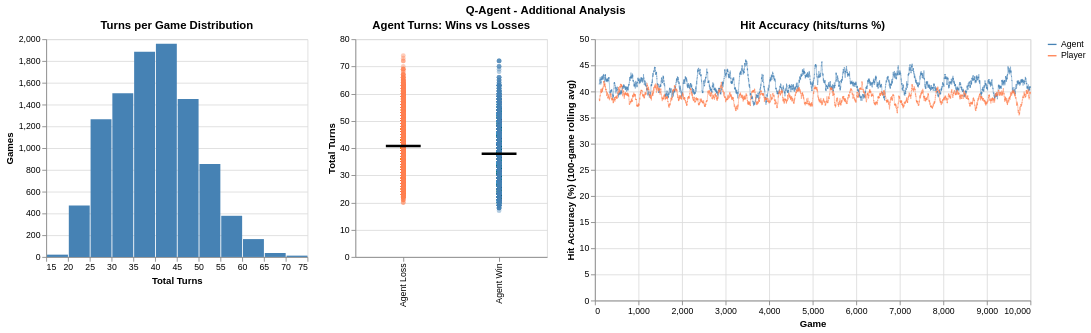

Write notebook code for a chart like this one.
### Code cell
# 1. Turns per game distribution
turns_hist = (
    alt.Chart(q_agent_df)
    .mark_bar()
    .encode(
        x=alt.X("turns:Q", title="Total Turns", bin=alt.Bin(step=5)),
        y=alt.Y("count():Q", title="Games"),
        color=alt.value("steelblue"),
    )
    .properties(title="Turns per Game Distribution", width=300, height=250)
)

# 2. Agent turns on wins vs losses (strip + mean tick)
outcome_df = q_agent_df.with_columns(
    pl.when(pl.col("agent_won"))
    .then(pl.lit("Agent Win"))
    .otherwise(pl.lit("Agent Loss"))
    .alias("outcome")
)
strip = (
    alt.Chart(outcome_df)
    .mark_circle(opacity=0.4, size=30)
    .encode(
        x=alt.X("outcome:N", title=""),
        y=alt.Y("turns:Q", title="Total Turns"),
        color=alt.Color(
            "outcome:N",
            scale=alt.Scale(
                domain=["Agent Win", "Agent Loss"], range=["steelblue", "coral"]
            ),
            legend=None,
        ),
    )
    .properties(title="Agent Turns: Wins vs Losses", width=220, height=250)
)
mean_tick = (
    alt.Chart(outcome_df)
    .mark_tick(thickness=3, size=40, color="black")
    .encode(x=alt.X("outcome:N"), y=alt.Y("mean(turns):Q"))
)
turns_outcome = strip + mean_tick

# 3. Hit accuracy per game (hits / total turns, rolling)
acc_df = q_agent_df.with_columns(
    [
        (pl.col("agent_hit") / pl.col("turns") * 100).alias("agent_acc"),
        (pl.col("player_hit") / pl.col("turns") * 100).alias("player_acc"),
    ]
)
acc_chart = make_dual_line(
    acc_df,
    "agent_acc",
    "player_acc",
    "Hit Accuracy (%)",
    "Hit Accuracy (hits/turns %)",
    window=STAT_WINDOW,
    stroke=0.5,
)

title = alt.TitleParams("Q-Agent - Additional Analysis", anchor="middle")
c = (
    (turns_hist | turns_outcome | acc_chart)
    .resolve_scale(y="independent", color="independent")
    .properties(title=title)
)
c.save(IMG_DIR / "q_agent_additional_analysis.png")
c.show()

### Figure 1 — Vega specification as saved in the notebook (floating-point values rounded to 4 significant figures; data arrays with more than 128 entries replaced by an {"elided": "..."} marker saying what was removed)
{"$schema": "https://vega.github.io/schema/vega/v6.json", "data": [{"name": "source_1"}, {"name": "source_2", "values": {"elided": "20000 records"}}, {"name": "source_0", "values": [{"__count": 854, "bin_step_5_turns": 50.0, "bin_step_5_turns_end": 55.0}, {"__count": 1959, "bin_step_5_turns": 40.0, "bin_step_5_turns_end": 45.0}, {"__count": 1451, "bin_step_5_turns": 45.0, "bin_step_5_turns_end": 50.0}, {"__count": 1503, "bin_step_5_turns": 30.0, "bin_step_5_turns_end": 35.0}, {"__count": 1884, "bin_step_5_turns": 35.0, "bin_step_5_turns_end": 40.0}, {"__count": 36, "bin_step_5_turns": 65.0, "bin_step_5_turns_end": 70.0}, {"__count": 1265, "bin_step_5_turns": 25.0, "bin_step_5_turns_end": 30.0}, {"__count": 473, "bin_step_5_turns": 20.0, "bin_step_5_turns_end": 25.0}, {"__count": 164, "bin_step_5_turns": 60.0, "bin_step_5_turns_end": 65.0}, {"__count": 378, "bin_step_5_turns": 55.0, "bin_step_5_turns_end": 60.0}, {"__count": 12, "bin_step_5_turns": 70.0, "bin_step_5_turns_end": 75.0}, {"__count": 21, "bin_step_5_turns": 15.0, "bin_step_5_turns_end": 20.0}]}, {"name": "data_0", "values": {"elided": "10000 records"}}, {"name": "data_1", "values": [{"mean_turns": 37.9, "outcome": "Agent Win"}, {"mean_turns": 40.75, "outcome": "Agent Loss"}]}, {"name": "source_0_concat_0_y_domain___count", "values": [{"min": 12, "max": 1959}]}, {"name": "data_0_concat_1_x_domain_outcome_0", "values": [{"outcome": "Agent Win"}, {"outcome": "Agent Loss"}]}, {"name": "data_1_concat_1_x_domain_outcome_1", "values": [{"outcome": "Agent Win"}, {"outcome": "Agent Loss"}]}, {"name": "source_2_concat_2_x_domain_game", "values": [{"min": 1, "max": 10000}]}, {"name": "source_2_concat_2_y_domain_value", "values": [{"min": 35.41, "max": 46.08}]}], "signals": [{"name": "concat_0_bin_step_5_turns_bins", "value": {"fields": ["turns"], "fname": "bin_turns", "start": 15.0, "step": 5.0, "stop": 75.0}}, {"name": "concat_0_width", "value": 300}, {"name": "concat_0_height", "value": 250}, {"name": "concat_1_width", "value": 220}, {"name": "concat_1_height", "value": 250}, {"name": "concat_2_width", "value": 500}, {"name": "concat_2_height", "value": 300}], "marks": [{"type": "group", "name": "concat_0_group", "encode": {"update": {"height": {"signal": "concat_0_height"}, "width": {"signal": "concat_0_width"}}}, "marks": [{"type": "rect", "name": "concat_0_marks", "from": {"data": "source_0"}, "encode": {"update": {"x2": {"field": "bin_step_5_turns", "scale": "concat_0_x", "offset": {"signal": "0.5 + (abs(scale(\"concat_0_x\", datum[\"bin_step_5_turns_end\"]) - scale(\"concat_0_x\", datum[\"bin_step_5_turns\"])) < 0.25 ? -0.5 * (0.25 - (abs(scale(\"concat_0_x\", datum[\"bin_step_5_turns_end\"]) - scale(\"concat_0_x\", datum[\"bin_step_5_turns\"])))) : 0.5)"}}, "x": {"field": "bin_step_5_turns_end", "scale": "concat_0_x", "offset": {"signal": "0.5 + (abs(scale(\"concat_0_x\", datum[\"bin_step_5_turns_end\"]) - scale(\"concat_0_x\", datum[\"bin_step_5_turns\"])) < 0.25 ? 0.5 * (0.25 - (abs(scale(\"concat_0_x\", datum[\"bin_step_5_turns_end\"]) - scale(\"concat_0_x\", datum[\"bin_step_5_turns\"])))) : -0.5)"}}, "y2": {"value": 0, "scale": "concat_0_y"}, "y": {"field": "__count", "scale": "concat_0_y"}, "fill": {"value": "steelblue"}}}, "style": ["bar"]}], "axes": [{"scale": "concat_0_y", "tickCount": {"signal": "ceil(concat_0_height/40)"}, "maxExtent": 0, "domain": false, "ticks": false, "labels": false, "aria": false, "gridScale": "concat_0_x", "minExtent": 0, "grid": true, "zindex": 0, "orient": "left"}, {"scale": "concat_0_x", "orient": "bottom", "labelOverlap": true, "zindex": 0, "grid": false, "labelFlush": true, "title": "Total Turns", "tickCount": {"signal": "ceil(concat_0_width/10)"}}, {"scale": "concat_0_y", "tickCount": {"signal": "ceil(concat_0_height/40)"}, "title": "Games", "labelOverlap": true, "orient": "left", "zindex": 0, "grid": false}], "title": {"text": "Turns per Game Distribution", "frame": "group"}, "style": "cell"}, {"type": "group", "name": "concat_1_group", "encode": {"update": {"width": {"signal": "concat_1_width"}, "height": {"signal": "concat_1_height"}}}, "marks": [{"type": "symbol", "name": "concat_1_layer_0_marks", "from": {"data": "data_0"}, "encode": {"update": {"shape": {"value": "circle"}, "fill": {"field": "outcome", "scale": "concat_1_color"}, "y": {"field": "turns", "scale": "concat_1_y"}, "size": {"value": 30}, "opacity": {"value": 0.4}, "x": {"field": "outcome", "scale": "concat_1_x", "band": 0.5}}}, "style": ["circle"]}, {"type": "rect", "name": "concat_1_layer_1_marks", "from": {"data": "data_1"}, "encode": {"update": {"fill": {"value": "black"}, "xc": {"field": "outcome", "scale": "concat_1_x", "band": 0.5}, "yc": {"field": "mean_turns", "scale": "concat_1_y"}, "width": {"value": 40}, "height": {"value": 3}}}, "style": ["tick"]}], "axes": [{"scale": "concat_1_y", "ticks": false, "gridScale": "concat_1_x", "zindex": 0, "domain": false, "labels": false, "grid": true, "tickCount": {"signal": "ceil(concat_1_height/40)"}, "aria": false, "maxExtent": 0, "minExtent": 0, "orient": "left"}, {"scale": "concat_1_x", "orient": "bottom", "labelAlign": "right", "labelAngle": 270, "grid": false, "labelBaseline": "middle", "zindex": 0}, {"scale": "concat_1_y", "labelOverlap": true, "grid": false, "zindex": 0, "orient": "left", "title": "Total Turns", "tickCount": {"signal": "ceil(concat_1_height/40)"}}], "title": {"text": "Agent Turns: Wins vs Losses", "frame": "group"}, "style": "cell"}, {"type": "group", "name": "concat_2_group", "encode": {"update": {"width": {"signal": "concat_2_width"}, "height": {"signal": "concat_2_height"}}}, "marks": [{"type": "group", "name": "concat_2_pathgroup", "from": {"facet": {"data": "source_2", "name": "faceted_path_concat_2_main", "groupby": ["side"]}}, "encode": {"update": {"width": {"field": {"signal": null, "datum": null, "group": "width", "parent": null}}, "height": {"field": {"signal": null, "datum": null, "group": "height", "parent": null}}}}, "marks": [{"type": "line", "name": "concat_2_marks", "from": {"data": "faceted_path_concat_2_main"}, "sort": {"field": "x"}, "encode": {"update": {"defined": {"signal": "isValid(datum[\"game\"]) && isFinite(+datum[\"game\"]) && isValid(datum[\"value\"]) && isFinite(+datum[\"value\"])"}, "stroke": {"field": "side", "scale": "concat_2_color"}, "strokeWidth": {"value": 0.5}, "x": {"field": "game", "scale": "concat_2_x"}, "y": {"field": "value", "scale": "concat_2_y"}}}, "style": ["line"]}]}], "axes": [{"scale": "concat_2_x", "minExtent": 0, "ticks": false, "zindex": 0, "tickCount": {"signal": "ceil(concat_2_width/40)"}, "maxExtent": 0, "gridScale": "concat_2_y", "aria": false, "grid": true, "orient": "bottom", "domain": false, "labels": false}, {"scale": "concat_2_y", "ticks": false, "zindex": 0, "orient": "left", "gridScale": "concat_2_x", "domain": false, "minExtent": 0, "grid": true, "labels": false, "aria": false, "tickCount": {"signal": "ceil(concat_2_height/40)"}, "maxExtent": 0}, {"scale": "concat_2_x", "labelOverlap": true, "title": "Game", "labelFlush": true, "grid": false, "orient": "bottom", "zindex": 0, "tickCount": {"signal": "ceil(concat_2_width/40)"}}, {"scale": "concat_2_y", "orient": "left", "tickCount": {"signal": "ceil(concat_2_height/40)"}, "grid": false, "title": "Hit Accuracy (%) (100-game rolling avg)", "labelOverlap": true, "zindex": 0}], "title": {"text": "Hit Accuracy (hits/turns %)", "frame": "group"}, "legends": [{"stroke": "concat_2_color", "symbolType": "stroke"}], "style": "cell"}], "scales": [{"name": "concat_0_x", "type": "linear", "domain": {"signal": "[concat_0_bin_step_5_turns_bins.start, concat_0_bin_step_5_turns_bins.stop]"}, "range": [0, {"signal": "concat_0_width"}], "bins": {"signal": "concat_0_bin_step_5_turns_bins"}, "zero": false}, {"name": "concat_0_y", "type": "linear", "domain": [{"signal": "(data(\"source_0_concat_0_y_domain___count\")[0] || {}).min"}, {"signal": "(data(\"source_0_concat_0_y_domain___count\")[0] || {}).max"}], "range": [{"signal": "concat_0_height"}, 0], "zero": true, "nice": true}, {"name": "concat_1_x", "type": "band", "domain": {"fields": [{"data": "data_0_concat_1_x_domain_outcome_0", "field": "outcome"}, {"data": "data_1_concat_1_x_domain_outcome_1", "field": "outcome"}], "sort": true}, "range": [0, {"signal": "concat_1_width"}], "paddingOuter": 0, "paddingInner": 0}, {"name": "concat_1_y", "type": "linear", "domain": {"fields": [{"data": "data_0", "field": "turns"}, {"data": "data_1", "field": "mean_turns"}]}, "range": [{"signal": "concat_1_height"}, 0], "nice": true, "zero": true}, {"name": "concat_1_color", "type": "ordinal", "domain": ["Agent Win", "Agent Loss"], "range": ["steelblue", "coral"]}, {"name": "concat_2_x", "type": "linear", "domain": [{"signal": "(data(\"source_2_concat_2_x_domain_game\")[0] || {}).min"}, {"signal": "(data(\"source_2_concat_2_x_domain_game\")[0] || {}).max"}], "range": [0, {"signal": "concat_2_width"}], "zero": false, "nice": true}, {"name": "concat_2_y", "type": "linear", "domain": [{"signal": "(data(\"source_2_concat_2_y_domain_value\")[0] || {}).min"}, {"signal": "(data(\"source_2_concat_2_y_domain_value\")[0] || {}).max"}], "range": [{"signal": "concat_2_height"}, 0], "zero": true, "nice": true}, {"name": "concat_2_color", "type": "ordinal", "domain": ["Agent", "Player"], "range": ["steelblue", "coral"]}], "title": {"text": "Q-Agent - Additional Analysis", "anchor": "middle"}, "layout": {"padding": 20, "bounds": "full", "align": "each"}, "background": "white", "padding": 5}
